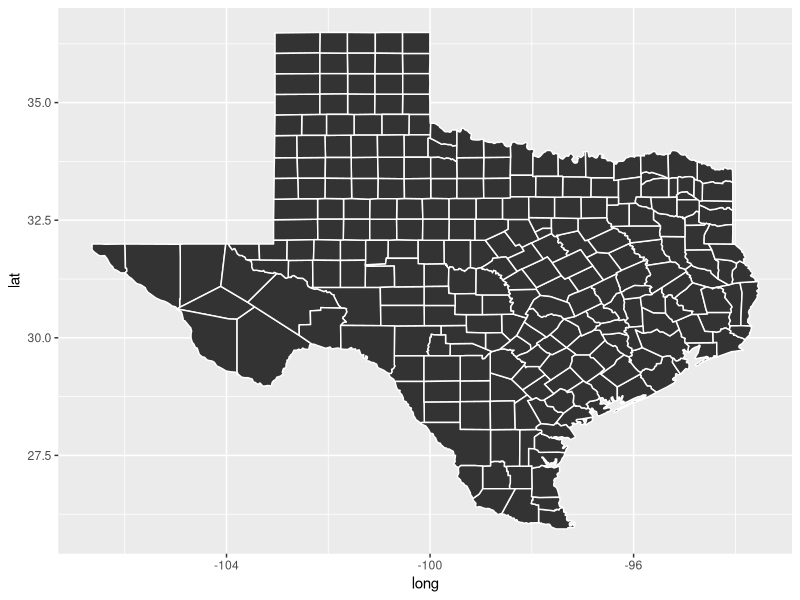

Reproduce this figure in R.
library(ggplot2)


### Name: fortify.map
### Title: Fortify method for map objects
### Aliases: fortify.map
### Keywords: internal

### ** Examples

if (require("maps")) {
ca <- map("county", "ca", plot = FALSE, fill = TRUE)
head(fortify(ca))
ggplot(ca, aes(long, lat)) +
  geom_polygon(aes(group = group))

tx <- map("county", "texas", plot = FALSE, fill = TRUE)
head(fortify(tx))
ggplot(tx, aes(long, lat)) +
  geom_polygon(aes(group = group), colour = "white")
}
